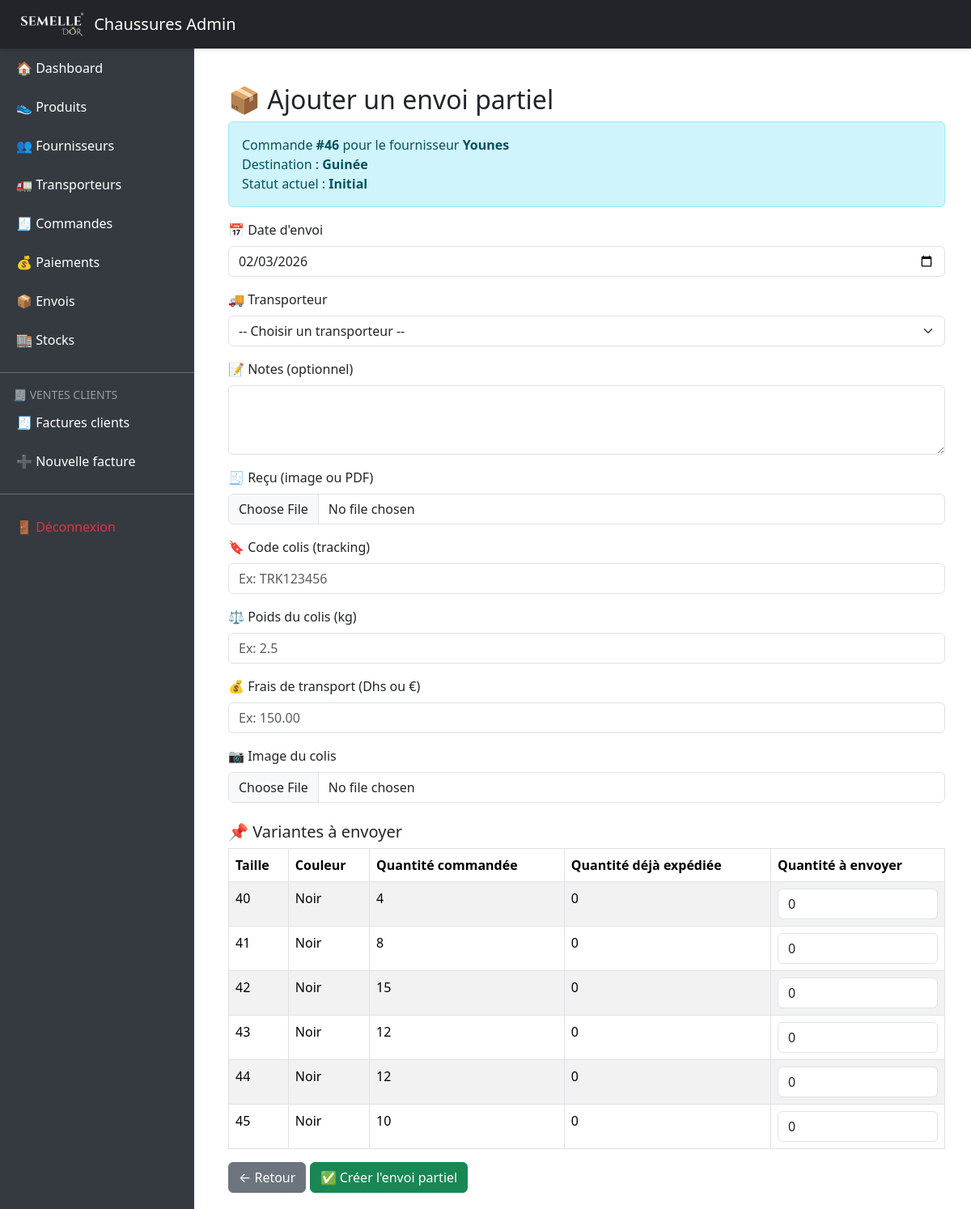
The page /index.php?route=shipments/create&order_id=46 (signed in) on the database its author committed.
### tables this page shows
CREATE TABLE `orders` (
  `id` int(11) NOT NULL,
  `supplier_id` int(11) DEFAULT NULL,
  `country_id` int(11) DEFAULT NULL,
  `order_date` date DEFAULT NULL,
  `total_quantity` int(11) NOT NULL,
  `status` enum('Initial','Validé – production en cours','Envoi partiel','Envoi complet','Livré à la destination') DEFAULT 'Initial',
  `created_at` datetime DEFAULT current_timestamp(),
  `updated_at` datetime DEFAULT current_timestamp() ON UPDATE current_timestamp(),
  `product_id` int(11) DEFAULT NULL
);

CREATE TABLE `suppliers` (
  `id` int(11) NOT NULL,
  `name` varchar(100) DEFAULT NULL,
  `contact_info` text DEFAULT NULL,
  `contact_name` varchar(100) DEFAULT NULL,
  `phone` varchar(20) DEFAULT NULL,
  `email` varchar(100) DEFAULT NULL,
  `address` text DEFAULT NULL,
  `created_at` timestamp NULL DEFAULT current_timestamp()
);

CREATE TABLE `countries` (
  `id` int(11) NOT NULL,
  `name` varchar(100) NOT NULL,
  `flag` varchar(10) DEFAULT '',
  `code` varchar(10) DEFAULT ''
);

CREATE TABLE `order_items` (
  `id` int(11) NOT NULL,
  `order_id` int(11) DEFAULT NULL,
  `variant_id` int(11) DEFAULT NULL,
  `quantity_ordered` int(11) DEFAULT NULL,
  `unit_price` decimal(10,2) DEFAULT NULL
);

CREATE TABLE `variants` (
  `id` int(11) NOT NULL,
  `product_id` int(11) DEFAULT NULL,
  `size` varchar(10) DEFAULT NULL,
  `color` varchar(50) DEFAULT NULL,
  `sku` varchar(100) DEFAULT NULL
);

### controllers/ShipmentController.php (called while the page is built, shortened)
<?php
require_once 'models/Order.php';
function showCreateShipmentForm()
{
    $orderId = $_GET['order_id'];
    $order = Order::findWithSupplier($orderId);
    $orderItems = Order::orderItemsWithSentQuantities($orderId);
    include 'views/shipments/create.php';
}

### index.php (called while the page is built, shortened)
<?php
require 'routes.php';

### models/Order.php (called while the page is built, shortened)
<?php
class Order
{
    public static function orderItemsWithSentQuantities($orderId)
    {
        global $pdo;
        $stmt = $pdo->prepare("
            SELECT
                oi.*,
                v.size, v.color,
                COALESCE(SUM(si.quantity_sent), 0) AS quantity_sent
            FROM order_items oi
            JOIN variants v ON oi.variant_id = v.id
            LEFT JOIN shipment_items si ON si.order_item_id = oi.id
            WHERE oi.order_id = ?
            GROUP BY oi.id
        ");
        $stmt->execute([$orderId]);
        return $stmt->fetchAll(PDO::FETCH_ASSOC);
    }
    public static function findWithSupplier($orderId)
    {
        global $pdo;
        $stmt = $pdo->prepare("
            SELECT o.*, s.name AS supplier_name, c.name AS destination_country, c.flag
            FROM orders o
            JOIN suppliers s ON o.supplier_id = s.id
            JOIN countries c ON o.country_id = c.id
            WHERE o.id = ?
        ");
        $stmt->execute([$orderId]);
        return $stmt->fetch(PDO::FETCH_ASSOC);
    }
}

### views/shipments/create.php (the view, shortened to what this page needs)
<?php
include 'views/layout/header.php';
?>
<div class="container mt-4">
    <h2>📦 Ajouter un envoi partiel</h2>
    <div class="alert alert-info">
        Commande <strong>#<?= $order['id'] ?></strong> pour le fournisseur <strong><?= htmlspecialchars($order['supplier_name']) ?></strong>
        <br>Destination : <strong><?= htmlspecialchars($order['destination_country']) ?></strong>
        <br>Statut actuel : <strong><?= htmlspecialchars($order['status']) ?></strong>
    </div>
    <form method="POST" action="?route=shipments/store" enctype="multipart/form-data">
        <div class="mb-3">
            <label for="shipment_date" class="form-label">📅 Date d'envoi</label>
                <input type="date" class="form-control" name="shipment_date" value="<?= date('Y-m-d') ?>" required>
        </div>
        <div class="mb-3">
            <label for="transport_id" class="form-label">🚚 Transporteur</label>
            <select name="transport_id" id="transport_id" class="form-select" required>
                <option value="">-- Choisir un transporteur --</option>
            </select>
        </div>
        <div class="mb-3">
            <label for="notes" class="form-label">📝 Notes (optionnel)</label>
            <textarea class="form-control" name="notes" rows="3"></textarea>
        </div>
        <div class="mb-3">
            <label for="receipt" class="form-label">🧾 Reçu (image ou PDF)</label>
            <input type="file" class="form-control" name="receipt" accept="image/*,application/pdf" >
        </div>
        <div class="mb-3">
            <label for="tracking_code" class="form-label">🔖 Code colis (tracking)</label>
            <input type="text" class="form-control" name="tracking_code" placeholder="Ex: TRK123456">
        </div>
        <div class="mb-3">
            <label for="package_weight" class="form-label">⚖️ Poids du colis (kg)</label>
            <input type="number" step="0.01" class="form-control" name="package_weight" placeholder="Ex: 2.5">
        </div>
        <div class="mb-3">
            <label for="transport_fee" class="form-label">💰 Frais de transport (Dhs ou €)</label>
            <input type="number" step="0.01" class="form-control" name="transport_fee" placeholder="Ex: 150.00">
        </div>
        <div class="mb-3">
            <label for="package_image" class="form-label">📷 Image du colis</label>
            <input type="file" class="form-control" name="package_image" accept="image/*">
        </div>
        <h5 class="mt-4">📌 Variantes à envoyer</h5>
        <?php if (empty($orderItems)): ?>
            <div class="alert alert-warning">Aucune variante trouvée pour cette commande.</div>
        <?php else: ?>
            <table class="table table-bordered table-striped">
                <thead>
                    <tr>
                        <th>Taille</th>
                        <th>Couleur</th>
                        <th>Quantité commandée</th>
                        <th>Quantité déjà expédiée</th>
                        <th>Quantité à envoyer</th>
                    </tr>
                </thead>
                <tbody>
                    <?php foreach ($orderItems as $item): ?>
                        <?php
                            $alreadySent = $item['quantity_sent'] ?? 0;
                        $remaining = $item['quantity_ordered'] - $alreadySent;
                        ?>
                        <tr>
                            <td><?= htmlspecialchars($item['size']) ?></td>
                            <td><?= htmlspecialchars($item['color']) ?></td>
                            <td><?= $item['quantity_ordered'] ?></td>
                            <td><?= $alreadySent ?></td>
                            <td>
                                <?php if ($remaining > 0): ?>
                                    <input type="number" name="shipment_items[<?= $item['id'] ?>][quantity_sent]"
                                           class="form-control" min="0" max="<?= $remaining ?>" value="0">
                                <?php else: ?>
                                    <span class="text-success">✅ Déjà entièrement expédié</span>
                                <?php endif; ?>
                            </td>
                        </tr>
                    <?php endforeach; ?>
                </tbody>
            </table>
        <?php endif; ?>
        <a href="?route=orders/show/<?= $order['id'] ?>" class="btn btn-secondary">← Retour</a>
        <button type="submit" class="btn btn-success">✅ Créer l'envoi partiel</button>
    </form>
</div>
<?php include 'views/layout/footer.php'; ?>

### views/layout/header.php (style rules this page uses)
body { min-height: 100vh; display: flex; }

### rows shown on the page
orders: id "46", supplier.name "Younes", country.name "Guinée", status "Initial"
order_items: variant.size "40", variant.color "Noir", quantity_ordered "4", alreadySent "0"
order_items: variant.size "41", variant.color "Noir", quantity_ordered "8", alreadySent "0"
order_items: variant.size "42", variant.color "Noir", quantity_ordered "15", alreadySent "0"
order_items: variant.size "43", variant.color "Noir", quantity_ordered "12", alreadySent "0"
order_items: variant.size "44", variant.color "Noir", quantity_ordered "12", alreadySent "0"
order_items: variant.size "45", variant.color "Noir", quantity_ordered "10", alreadySent "0"
